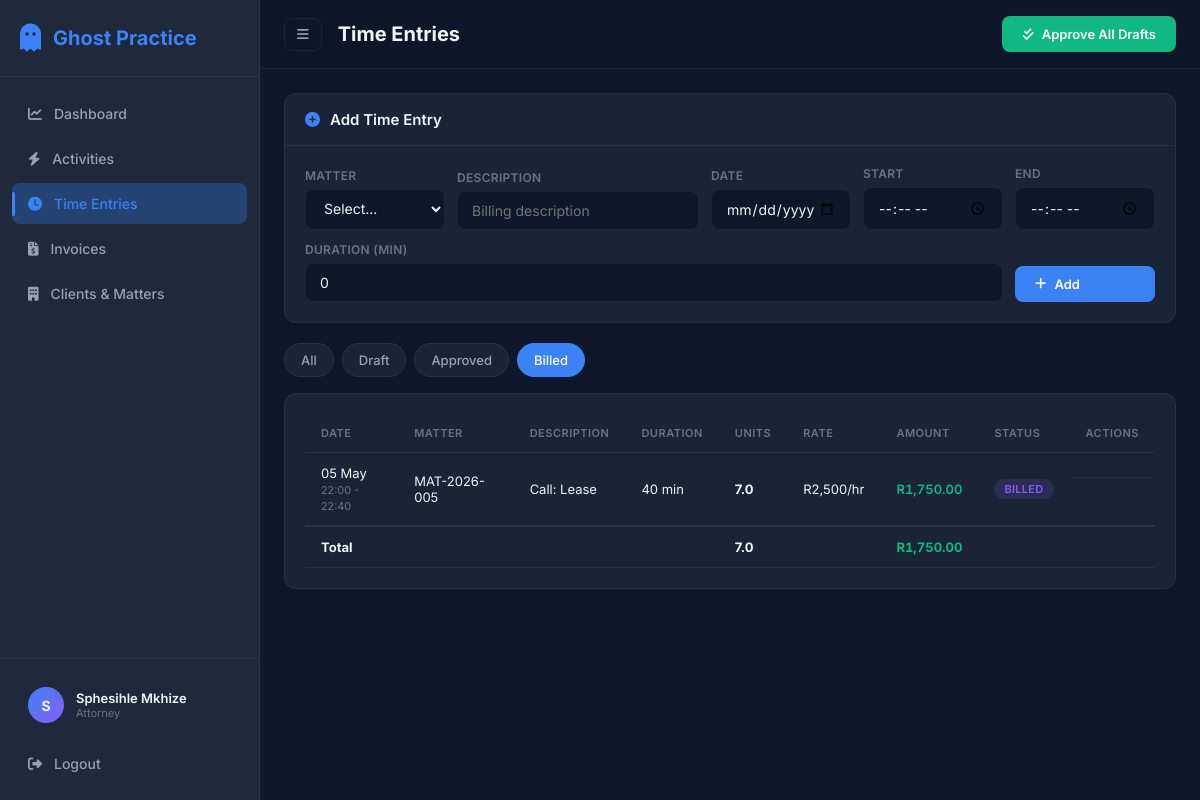
Page /time-entries/?status=billed (signed in) on the earlier database version.
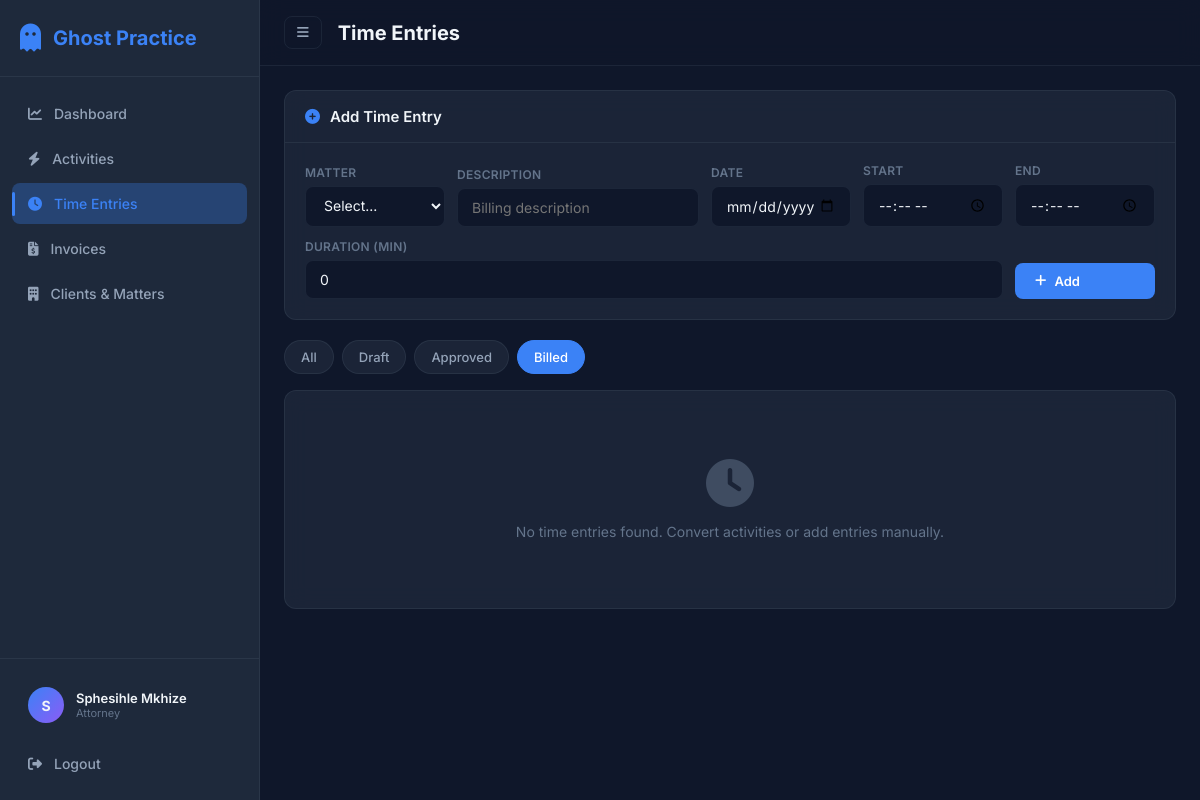
Same page on the later database version.
### models/user.py (models this page shows, shortened)
class User(UserMixin, db.Model):
    __tablename__ = "users"
    id = db.Column(db.Integer, primary_key=True)
    name = db.Column(db.String(120), nullable=False)
    email = db.Column(db.String(120), unique=True, nullable=False)
    password_hash = db.Column(db.String(256), nullable=False)
    role = db.Column(db.String(20), nullable=False, default="attorney")  # attorney / manager
    hourly_rate = db.Column(db.Float, default=2500.00)
    created_at = db.Column(db.DateTime, default=datetime.utcnow)
    activities = db.relationship("Activity", backref="user", lazy="dynamic")
    time_entries = db.relationship("TimeEntry", backref="user", lazy="dynamic")

### models/time_entry.py (models this page shows, shortened)
class TimeEntry(db.Model):
    __tablename__ = "time_entries"
    id = db.Column(db.Integer, primary_key=True)
    activity_id = db.Column(db.Integer, db.ForeignKey("activities.id"), nullable=True)
    user_id = db.Column(db.Integer, db.ForeignKey("users.id"), nullable=False)
    matter_id = db.Column(db.Integer, db.ForeignKey("matters.id"), nullable=False)
    date = db.Column(db.Date, nullable=False, default=datetime.utcnow)
    start_time = db.Column(db.Time, nullable=True)
    end_time = db.Column(db.Time, nullable=True)
    description = db.Column(db.Text, nullable=False)
    duration_minutes = db.Column(db.Float, nullable=False)
    units = db.Column(db.Float, nullable=False)  # duration / 6
    rate = db.Column(db.Float, nullable=False)  # R per hour
    amount = db.Column(db.Float, nullable=False)  # calculated
    status = db.Column(db.String(20), default="draft")  # draft / approved / billed
    created_at = db.Column(db.DateTime, default=datetime.utcnow)

### models/matter.py (models this page shows, shortened)
class Matter(db.Model):
    __tablename__ = "matters"
    id = db.Column(db.Integer, primary_key=True)
    reference = db.Column(db.String(50), unique=True, nullable=False)
    title = db.Column(db.String(200), nullable=False)
    description = db.Column(db.Text)
    client_id = db.Column(db.Integer, db.ForeignKey("clients.id"), nullable=False)
    status = db.Column(db.String(20), default="active")  # active / closed
    created_at = db.Column(db.DateTime, default=datetime.utcnow)
    team = db.relationship("User", secondary=matter_team, backref=db.backref("assigned_matters", lazy="dynamic"))
    activities = db.relationship("Activity", backref="matter", lazy="dynamic")
    time_entries = db.relationship("TimeEntry", backref="matter", lazy="dynamic")
    invoices = db.relationship("Invoice", backref="matter", lazy="dynamic")

### routes/time_entries.py (the view)
@time_entries_bp.route("/")
@login_required
def index():
    status_filter = request.args.get("status", "all")
    query = TimeEntry.query.filter_by(user_id=current_user.id)
    if status_filter != "all":
        query = query.filter_by(status=status_filter)
    entries = query.order_by(TimeEntry.date.desc(), TimeEntry.created_at.desc()).all()
    matters = Matter.query.filter_by(status="active").all()
    return render_template("time_entries.html", entries=entries, matters=matters, status_filter=status_filter)

### app.py (called while the page is built)
def create_app():
    app = Flask(__name__)
    app.config.from_object(Config)
    os.makedirs(os.path.join(app.root_path, "instance"), exist_ok=True)
    db.init_app(app)
    login_manager = LoginManager()
    login_manager.init_app(app)
    login_manager.login_view = "auth.login"
    login_manager.login_message_category = "info"
    from models.user import User
    @login_manager.user_loader
    def load_user(user_id):
        return User.query.get(int(user_id))
    register_blueprints(app)
    with app.app_context():
        db.create_all()
    return app

### templates/time_entries.html (shortened to what this page needs)
{% extends "base.html" %}
{% block page_title %}Time Entries{% endblock %}
{% block topbar_actions %}
{% if entries %}
<form method="POST" action="{{ url_for('time_entries.approve_all') }}" class="inline-form">
    <button type="submit" class="btn btn-success"><i class="fas fa-check-double"></i> Approve All Drafts</button>
</form>
{% endif %}
{% endblock %}
{% block content %}
<div class="page-time-entries">
    <div class="card">
        <div class="card-header"><h3><i class="fas fa-plus-circle"></i> Add Time Entry</h3></div>
        <div class="card-body">
            <form method="POST" action="{{ url_for('time_entries.add') }}" class="form-row">
                <div class="form-group">
                    <label>Matter</label>
                    <select name="matter_id" required>
                        <option value="">Select...</option>
                    </select>
                </div>
                <div class="form-group flex-2">
                    <label>Description</label>
                    <input type="text" name="description" placeholder="Billing description" required>
                </div>
                <div class="form-group">
                    <label>Date</label>
                    <input type="date" name="date" value="{{ today if today else '' }}">
                </div>
                <div class="form-group">
                    <label>Start</label>
                    <input type="time" name="start_time" id="start_time" onchange="calcDur()">
                </div>
                <div class="form-group">
                    <label>End</label>
                    <input type="time" name="end_time" id="end_time" onchange="calcDur()">
                </div>
                <div class="form-group">
                    <label>Duration (min)</label>
                    <input type="number" name="duration" id="duration" min="0" max="600" value="0">
                </div>
                <div class="form-group form-action">
                    <button type="submit" class="btn btn-primary"><i class="fas fa-plus"></i> Add</button>
                </div>
            </form>
        </div>
    </div>
    <div class="filter-bar">
        <a href="{{ url_for('time_entries.index', status='all') }}" class="filter-btn {% if status_filter == 'all' %}active{% endif %}">All</a>
        <a href="{{ url_for('time_entries.index', status='draft') }}" class="filter-btn {% if status_filter == 'draft' %}active{% endif %}">Draft</a>
        <a href="{{ url_for('time_entries.index', status='approved') }}" class="filter-btn {% if status_filter == 'approved' %}active{% endif %}">Approved</a>
        <a href="{{ url_for('time_entries.index', status='billed') }}" class="filter-btn {% if status_filter == 'billed' %}active{% endif %}">Billed</a>
    </div>
    <div class="card">
        <div class="card-body table-responsive">
            {% if entries %}
            <table class="data-table">
                <thead>
                    <tr>
                        <th>Date</th>
                        <th>Matter</th>
                        <th>Description</th>
                        <th>Duration</th>
                        <th>Units</th>
                        <th>Rate</th>
                        <th>Amount</th>
                        <th>Status</th>
                        <th>Actions</th>
                    </tr>
                </thead>
                <tbody>
                    {% for e in entries %}
                    <tr class="fade-in" style="animation-delay: {{ loop.index0 * 0.03 }}s">
                        <td>
                            {{ e.date.strftime('%d %b') }}<br>
                            {% if e.start_time and e.end_time %}
                            <small class="text-muted">{{ e.start_time.strftime('%H:%M') }} - {{ e.end_time.strftime('%H:%M') }}</small>
                            {% endif %}
                        </td>
                        <td>{{ e.matter.reference }}</td>
                        <td class="title-cell">{{ e.description }}</td>
                        <td>{{ e.duration_minutes|int }} min</td>
                        <td><strong>{{ e.units }}</strong></td>
                        <td>R{{ "{:,.0f}".format(e.rate) }}/hr</td>
                        <td class="amount-cell">R{{ "{:,.2f}".format(e.amount) }}</td>
                        <td><span class="status-badge status-{{ e.status }}">{{ e.status }}</span></td>
                        <td class="actions-cell">
                        </td>
                    </tr>
                    {% endfor %}
                </tbody>
                <tfoot>
                    <tr>
                        <td colspan="4"><strong>Total</strong></td>
                        <td><strong>{{ entries|sum(attribute='units') }}</strong></td>
                        <td></td>
                        <td class="amount-cell"><strong>R{{ "{:,.2f}".format(entries|sum(attribute='amount')) }}</strong></td>
                        <td colspan="2"></td>
                    </tr>
                </tfoot>
            </table>
            {% else %}
            <div class="empty-state">
                <i class="fas fa-clock"></i>
                <p>No time entries found. Convert activities or add entries manually.</p>
            </div>
            {% endif %}
        </div>
    </div>
</div>
{% endblock %}

### templates/base.html (shortened to what this page needs)
<!DOCTYPE html>
<html lang="en">
<head>
    <link rel="stylesheet" href="https://cdnjs.cloudflare.com/ajax/libs/font-awesome/6.5.1/css/all.min.css">
    <link rel="stylesheet" href="{{ url_for('static', filename='css/style.css') }}">
</head>
<body>
    {% if current_user.is_authenticated %}
    <div class="app-layout">
        <aside class="sidebar" id="sidebar">
            <div class="sidebar-header">
                <div class="logo">
                    <i class="fas fa-ghost"></i>
                    <span>Ghost Practice</span>
                </div>
            </div>
            <nav class="sidebar-nav">
                <a href="{{ url_for('dashboard.index') }}" class="nav-item {% if request.endpoint == 'dashboard.index' %}active{% endif %}">
                    <i class="fas fa-chart-line"></i><span>Dashboard</span>
                </a>
                <a href="{{ url_for('activities.index') }}" class="nav-item {% if request.endpoint and 'activities' in request.endpoint %}active{% endif %}">
                    <i class="fas fa-bolt"></i><span>Activities</span>
                </a>
                <a href="{{ url_for('time_entries.index') }}" class="nav-item {% if request.endpoint and 'time_entries' in request.endpoint %}active{% endif %}">
                    <i class="fas fa-clock"></i><span>Time Entries</span>
                </a>
                <a href="{{ url_for('invoices.index') }}" class="nav-item {% if request.endpoint and 'invoices' in request.endpoint %}active{% endif %}">
                    <i class="fas fa-file-invoice-dollar"></i><span>Invoices</span>
                </a>
                <a href="{{ url_for('clients.index') }}" class="nav-item {% if request.endpoint and 'clients' in request.endpoint %}active{% endif %}">
                    <i class="fas fa-building"></i><span>Clients & Matters</span>
                </a>
            </nav>
            <div class="sidebar-footer">
                <div class="user-info">
                    <div class="user-avatar">{{ current_user.name[0] }}</div>
                    <div class="user-details">
                        <span class="user-name">{{ current_user.name }}</span>
                        <span class="user-role">{{ current_user.role|title }}</span>
                    </div>
                </div>
                <a href="{{ url_for('auth.logout') }}" class="nav-item logout-btn">
                    <i class="fas fa-sign-out-alt"></i><span>Logout</span>
                </a>
            </div>
        </aside>
        <main class="main-content">
            <header class="topbar">
                <button class="sidebar-toggle" onclick="document.getElementById('sidebar').classList.toggle('collapsed')">
                    <i class="fas fa-bars"></i>
                </button>
                <h1 class="page-title">{% block page_title %}Dashboard{% endblock %}</h1>
                <div class="topbar-actions">
                    {% block topbar_actions %}{% endblock %}
                </div>
            </header>
            <div class="content-area">
                {% block content %}{% endblock %}
            </div>
        </main>
    </div>
    {% else %}
        {% block public_content %}{% endblock %}
    {% endif %}
</body>
</html>

Differences in the rows shown:
removed TimeEntry: date "05 May", start_time "22:00", end_time "22:40", matter.reference "MAT-2026-005", description "Call: Lease", duration_minutes "40", units "7.0", rate "2,500", amount "1,750.00", status "BILLED"
Other differences:
{{ entries|sum(attribute='units') }}: "7.0" → (not shown)
{{ "{:,.2f}".format(entries|sum(attribute='amount')) }}: "1,750.00" → (not shown)
text no longer shown: "Approve All Drafts DATE MATTER DESCRIPTION DURATION UNITS RATE AMOUNT STATUS ACTIONS Total R"
text now shown: "No time entries found. Convert activities or add entries manually."
